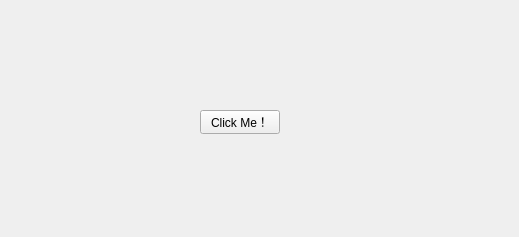
<?xml version="1.0" encoding="UTF-8"?>
<ui version="4.0">
 <class>Widget</class>
 <widget class="QWidget" name="Widget">
  <property name="geometry">
   <rect>
    <x>0</x>
    <y>0</y>
    <width>519</width>
    <height>237</height>
   </rect>
  </property>
  <property name="windowTitle">
   <string>Widget</string>
  </property>
  <widget class="QPushButton" name="pushButton">
   <property name="geometry">
    <rect>
     <x>200</x>
     <y>110</y>
     <width>80</width>
     <height>24</height>
    </rect>
   </property>
   <property name="text">
    <string>Click Me！</string>
   </property>
  </widget>
 </widget>
 <resources/>
 <connections/>
</ui>
